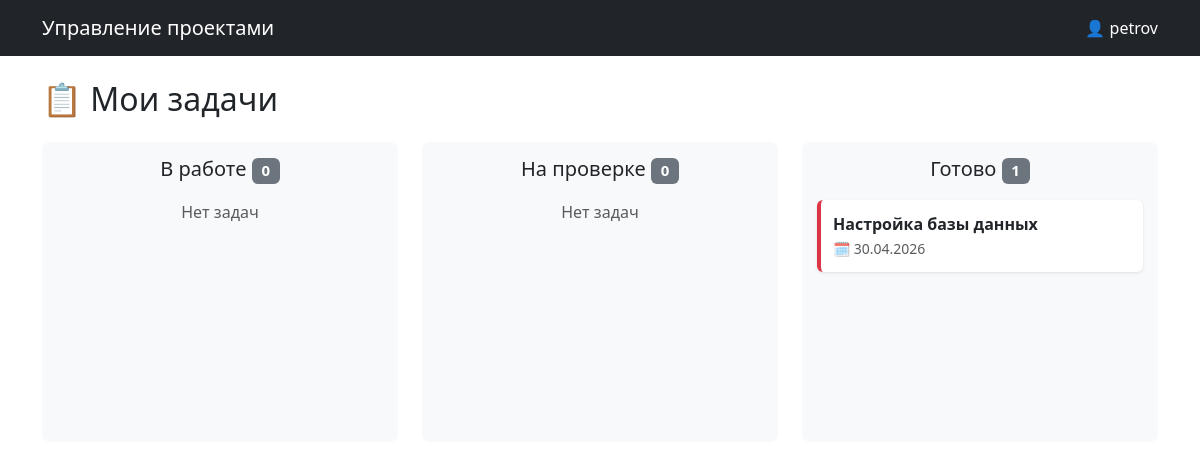
Screenshot of /tasks/board/ (signed in) with the database file from the repository.
### task_management/models.py (models this page shows, shortened)
class TaskStatus(models.Model):
    name = models.CharField(max_length=50, unique=True, verbose_name="Название статуса")
    order = models.IntegerField(default=0, verbose_name="Порядок отображения")
    class Meta:
        verbose_name = "Статус задачи"
        verbose_name_plural = "Статусы задач"
        ordering = ['order']

class Task(models.Model):
    PRIORITY_CHOICES = [
        ('low', 'Низкий'),
        ('medium', 'Средний'),
        ('high', 'Высокий'),
        ('critical', 'Критический'),
    ]
    title = models.CharField(max_length=200, verbose_name="Название")
    description = models.TextField(blank=True, verbose_name="Описание")
    priority = models.CharField(max_length=10, choices=PRIORITY_CHOICES, default='medium', verbose_name="Приоритет")
    planned_end_date = models.DateTimeField(verbose_name="Плановый срок")
    assigned_to = models.ForeignKey(User, on_delete=models.SET_NULL, null=True, blank=True,
                                    related_name='assigned_tasks', verbose_name="Исполнитель")
    author = models.ForeignKey(User, on_delete=models.SET_NULL, null=True, blank=True, related_name='authored_tasks',
                               verbose_name="Автор")
    status = models.ForeignKey(TaskStatus, on_delete=models.SET_NULL, null=True, verbose_name="Статус")
    created_at = models.DateTimeField(auto_now_add=True, verbose_name="Создана")
    updated_at = models.DateTimeField(auto_now=True, verbose_name="Обновлена")
    class Meta:
        verbose_name = "Задача"
        verbose_name_plural = "Задачи"
        ordering = ['-created_at']

### task_management/views.py (the view)
# urls.py: path('board/', views.kanban_board, name='kanban-board'),
@login_required
def kanban_board(request):
    statuses = TaskStatus.objects.all().order_by('order')
    for status in statuses:
        status.filtered_tasks = status.task_set.filter(assigned_to=request.user)
        status.task_count = status.filtered_tasks.count()
    context = {
        'statuses': statuses,
    }
    return render(request, 'task_management/kanban_board.html', context)

### task_management/templates/task_management/kanban_board.html (shortened to what this page needs)
<!DOCTYPE html>
<html lang="ru">
<head>
    <link href="https://cdn.jsdelivr.net/npm/bootstrap@5.3.0/dist/css/bootstrap.min.css" rel="stylesheet">
</head>
<body>
    <nav class="navbar navbar-dark bg-dark mb-4">
        <div class="container">
            <span class="navbar-brand">Управление проектами</span>
            <span class="navbar-text text-white">👤 {{ user.username }}</span>
        </div>
    </nav>
    <div class="container">
        <h2 class="mb-4">📋 Мои задачи</h2>
        <div class="row">
            {% for status in statuses %}
            <div class="col-md-4">
                <div class="kanban-column" data-status-id="{{ status.id }}"
                     ondragover="handleDragOver(event)" ondragleave="handleDragLeave(event)" ondrop="handleDrop(event)">
                    <h5 class="text-center mb-3">{{ status.name }}
                        <span class="badge bg-secondary">{{ status.task_count }}</span>
                    </h5>
                    {% for task in status.filtered_tasks %}
                    <div class="task-card priority-{{ task.priority }}"
                         draggable="true"
                         data-task-id="{{ task.id }}"
                         ondragstart="handleDragStart(event)">
                        <strong>{{ task.title }}</strong>
                        <br>
                        <small class="text-muted">
                            🗓 {{ task.planned_end_date|date:"d.m.Y" }}
                        </small>
                    </div>
                    {% empty %}
                    <p class="text-muted text-center">Нет задач</p>
                    {% endfor %}
                </div>
            </div>
            {% endfor %}
        </div>
    </div>
</body>
</html>

### task_management/templates/task_management/kanban_board.html (style rules this page uses)
.kanban-column { min-height: 300px; background: #f8f9fa; border-radius: 8px; padding: 15px; }
.task-card { background: white; border-radius: 6px; padding: 12px; margin-bottom: 10px; cursor: grab; box-shadow: 0 1px 3px rgba(0,0,0,0.1); border-left: 4px solid #6c757d; }
.task-card.priority-high { border-left-color: #dc3545; }

### rows the page displays
TaskStatus: name "В работе", task_count "0"
TaskStatus: name "На проверке", task_count "0"
TaskStatus: name "Готово", task_count "1"
Task: title "Настройка базы данных", planned_end_date "30.04.2026"

### other values shown
{{ user.username }} "petrov"
